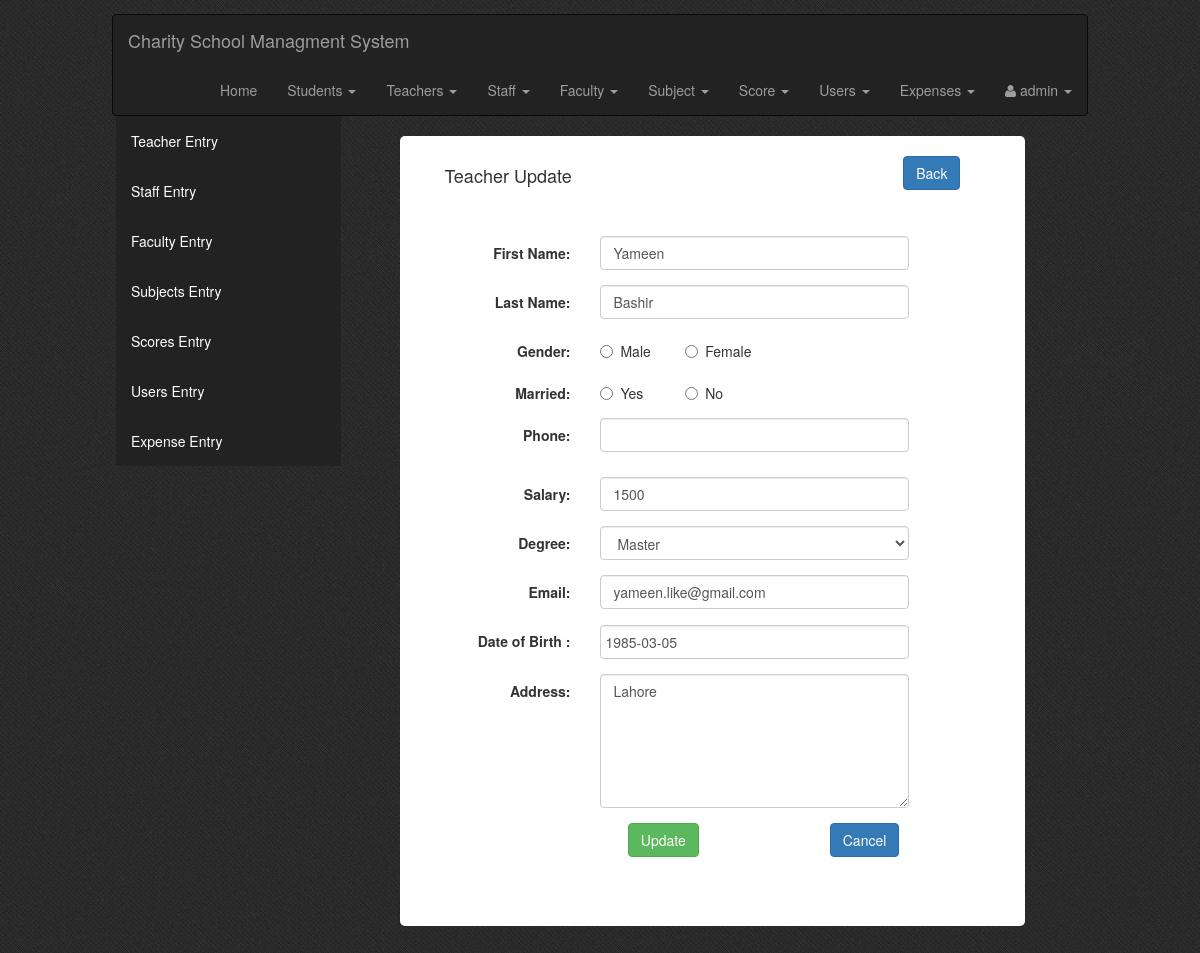
The page /admin.php?tag=teachers_entry&opr=upd&rs_id=1 on the database its author committed.
### tables this page shows
CREATE TABLE `teacher_tbl` (
  `teacher_id` int(10) UNSIGNED NOT NULL,
  `f_name` varchar(30) NOT NULL,
  `l_name` varchar(30) NOT NULL,
  `gender` char(10) NOT NULL,
  `dob` date NOT NULL,
  `address` varchar(100) NOT NULL,
  `degree` varchar(50) NOT NULL,
  `salary` float NOT NULL,
  `married` char(10) NOT NULL,
  `phone` varchar(50) NOT NULL,
  `email` varchar(50) NOT NULL,
  `type` varchar(80) NOT NULL DEFAULT 'teacher'
);

### Teachers_Entry.php (the view, shortened to what this page needs)
<?php
	$opr="";
	$id="";
	if(isset($_GET['opr']))
	$opr=$_GET['opr'];
if(isset($_GET['rs_id']))
	$id=$_GET['rs_id'];
?>
<?php
if($opr=="upd")
{
	$sql_upd=mysql_query("SELECT * FROM teacher_tbl WHERE teacher_id=$id");
	$rs_upd=mysql_fetch_array($sql_upd);
?>
<div class="col-md-10 col-md-offset-1 form-style">
    <div class="col-md-12 entry-head margin-20b">
        <h4 class="left">Teacher Update</h4>
        <a class="btn btn-primary right" href="?tag=view_teachers">Back</a>
    </div>
    <div class="col-md-10 col-md-offset-1 form-style">
            <form role="form" data-toggle="validator" method="post" class="form-horizontal">
                <div class="row">
                    <div class="form-group">
                        <label for="fnametxt" class="control-label col-sm-3">First Name:</label>
                        <div class="col-sm-8">
                            <input type="text" class="form-control" id="fnametxt" name="fnametxt" value="<?php echo $rs_upd['f_name'];?>"/>
                        </div>
                    </div>
                    <div class="form-group">
                        <label for="lnametxt" class="control-label col-sm-3">Last Name:</label>
                        <div class="col-sm-8">
                            <input type="text" class="form-control" id="lnametxt" name="lnametxt" value="<?php echo $rs_upd['l_name'];?>"/>
                        </div>
                    </div>
                    <div class="form-group">
                        <label for="gender" class="control-label col-sm-3">Gender:</label>
                        <div class="radio col-sm-2">
                            <label><input type="radio" name="gender" value="male" <?php if($rs_upd['gender']=="male") echo "checked";?>>Male</label>
                        </div>
                        <div class="radio col-sm-4">
                            <label><input type="radio" name="gender" value="female" <?php if($rs_upd['gender']=="female") echo "checked";?>>Female</label>
                        </div>
                    </div>
                    <div class="form-group">
                    <label for="marriedrdo" class="control-label col-sm-3">Married:</label>
                    <div class="radio col-sm-2">
                        <label><input type="radio" name="marriedrdo" value="male" <?php if($rs_upd['gender']=="male") echo "checked";?>>Yes</label>
                    </div>
                    <div class="radio col-sm-4">
                        <label><input type="radio" name="marriedrdo" value="female" <?php if($rs_upd['gender']=="female") echo "checked";?>>No</label>
                    </div>
                </div>
                    <div class="form-group">
                        <label for="phonetxt" class="control-label col-sm-3">Phone:</label>
                        <div class="col-sm-8">
                            <input type="number"data-minlength="11" class="form-control only-number" data-error="Enter Valid 11 Digit Phone Number  " id="phonetxt" name="phonetxt" value="<?php echo $rs_upd['phone'];?>">
                        </div>
                    </div>
                    <div class="form-group">
                        <label for="slarytxt" class="control-label col-sm-3">Salary:</label>
                        <div class="col-sm-8">
                            <input type="number" class="form-control only-number" id="slarytxt" name="slarytxt" value="<?php echo $rs_upd['salary'];?>">
                        </div>
                    </div>
                    <div class="form-group">
                    <label for="degree" class="control-label col-sm-3">Degree:</label>
                    <div class="col-sm-8">
                        <select class="form-control" name="degree">
                            <option <?php if($rs_upd['degree']=="Master") echo "selected";?>>Master</option>
                        </select>
                    </div>
                </div>
                    <div class="form-group">
                        <label for="emailtxt" class="control-label col-sm-3">Email:</label>
                        <div class="col-sm-8">
                            <input type="email" class="form-control" id="emailtxt" name="emailtxt" value="<?php echo $rs_upd['email'];?>">
                        </div>
                    </div>
                    <div class="form-group">
                        <label for="dob" class="control-label col-sm-3">Date of Birth :</label>
                        <div class="col-sm-8">
                            <input type="text" class="form-control datepicker" name="dob" value="<?php echo $rs_upd['dob'];?>" data-date-format="yyyy-mm-dd"/>
                        </div>
                    </div>
                    <div class="form-group">
                        <label for="addrtxt" class="control-label col-sm-3">Address:</label>
                        <div class="col-sm-8">
                            <textarea class="form-control" name="addrtxt" cols="8" rows="6" required><?php echo $rs_upd['address'];?></textarea>
                        </div>
                    </div>
                    <div class="form-group">
                        <input type="submit" name="btn_upd" value="Update" class="btn btn-success col-md-offset-4 col-sm-offset-4 col-xs-offset-2"/>
                        <input type="reset" value="Cancel" class="btn btn-primary col-md-offset-3 col-sm-offset-3 col-xs-offset-3"/>
                    </div>
                </div>
            </form>
        </div>
    </div>
</div>
<?php
}
?>
</body>
</html>

### css/datepicker.css (style rules this page uses)
.datepicker { padding: 4px; margin-top: 1px; -webkit-border-radius: 4px; -moz-border-radius: 4px; border-radius: 4px; direction: ltr; }

### css/style.css (style rules this page uses)
body { background:url(../picture/navy_blue.png); }
.left { float: left; margin-left: 10px; }
.right { float: right; margin-right: 30px; }
.margin-20b { margin-bottom: 20px; }
.entry-head { overflow: hidden; }
.form-style { background-color: #fff; padding: 20px; border-radius: 5px; }

### rows shown on the page
teacher_tbl: fnametxt "Yameen", lnametxt "Bashir", gender "☐ Male", gender "☐ Female", gender "☐ Yes", gender "☐ No", slarytxt "1500", degree "Master", emailtxt "yameen.like@gmail.com", dob "1985-03-05", addrtxt "Lahore"
